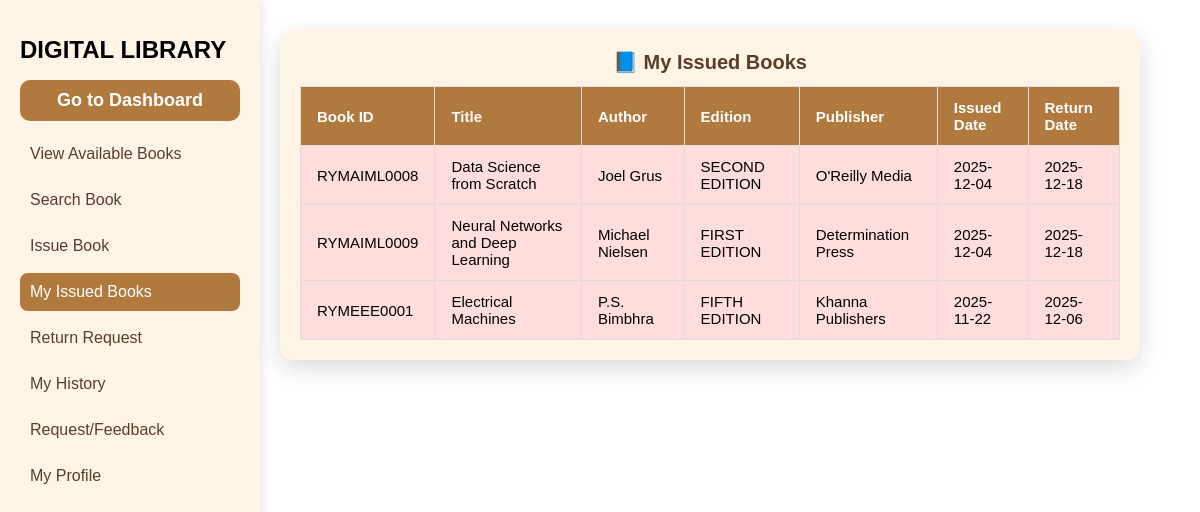
Screenshot of /dlib/users/my_books.php (signed in) with the database file from the repository.
### tables this page shows
CREATE TABLE `transactions` (
  `transaction_id` int(11) NOT NULL,
  `user_id` varchar(20) NOT NULL,
  `book_id` varchar(20) NOT NULL,
  `issue_date` date NOT NULL,
  `return_date` date DEFAULT NULL,
  `status` enum('issued','returned','overdue','lost') DEFAULT 'issued',
  `issued_by` enum('admin','user') NOT NULL DEFAULT 'user'
);

CREATE TABLE `books` (
  `book_id` varchar(20) NOT NULL,
  `title` varchar(200) NOT NULL,
  `author` varchar(150) DEFAULT NULL,
  `edition` varchar(50) DEFAULT NULL,
  `publisher` varchar(150) DEFAULT NULL,
  `published_date` date DEFAULT NULL,
  `branch` enum('CSE','AIML','ECE','EEE','ME','CIVIL','OTHER') NOT NULL,
  `total_copies` int(11) NOT NULL DEFAULT 1,
  `available_copies` int(11) NOT NULL DEFAULT 1
);

### dlib/users/my_books.php (the view, shortened to what this page needs)
<?php
include "../db_connect.php";
$user_id = $_SESSION['user_id'];
$sql = "SELECT
            t.transaction_id,
            t.book_id,
            b.title,
            b.author,
            b.edition,
            b.publisher,
            t.issue_date,
            t.return_date,
            t.issued_by
        FROM transactions t
        JOIN books b ON t.book_id = b.book_id
        WHERE t.user_id = '$user_id' AND t.status = 'issued'
        ORDER BY t.transaction_id DESC";
$result = $conn->query($sql);
?>
<!DOCTYPE html>
<html lang="en">
<head>
  <link rel="stylesheet" href="../css/05style.css">
</head>
<body>
<div class="main-layout">
  <div class="sidebar">
    <h1 style="font-size: 24px;">DIGITAL LIBRARY</h1>
    <button class="dashboard-btn" onclick="window.location.href='dashboard.php'">Go to Dashboard</button>
    <div class="sidebar-menu">
      <a href="view_book.php" class="menu-item">View Available Books</a>
      <a href="search_book.php" class="menu-item">Search Book</a>
      <a href="issue_request.php" class="menu-item">Issue Book</a>
      <a href="my_books.php" class="menu-item active">My Issued Books</a>
      <a href="return_request.php" class="menu-item">Return Request</a>
       <a href="history.php" class="menu-item">My History</a>
      <a href="feedback.php" class="menu-item">Request/Feedback</a>
      <a href="profile.php" class="menu-item">My Profile</a>
    </div>
  </div>
  <div class="content">
    <div class="table-container">
      <h2>📘 My Issued Books</h2>
      <table>
        <thead>
          <tr>
            <th>Book ID</th>
            <th>Title</th>
            <th>Author</th>
            <th>Edition</th>
            <th>Publisher</th>
            <th>Issued Date</th>
            <th>Return Date</th>
          </tr>
        </thead>
        <tbody>
        <?php if ($result->num_rows > 0): ?>
          <?php while($row = $result->fetch_assoc()): ?>
            <?php
              $today = date('Y-m-d');
              $is_overdue = ($row['return_date'] < $today);
            ?>
            <tr style="<?= $is_overdue ? 'background:#ffdddd;' : '' ?>">
              <td><?= $row['book_id'] ?></td>
              <td><?= htmlspecialchars($row['title']) ?></td>
              <td><?= htmlspecialchars($row['author']) ?></td>
              <td><?= htmlspecialchars($row['edition']) ?></td>
              <td><?= htmlspecialchars($row['publisher']) ?></td>
              <td><?= $row['issue_date'] ?></td>
              <td><?= $row['return_date'] ?></td>
            </tr>
          <?php endwhile; ?>
        <?php else: ?>
          <tr><td colspan="9" style="text-align:center;">You have not issued any books.</td></tr>
        <?php endif; ?>
        </tbody>
      </table>
    </div>
  </div>
</div>
</body>
</html>

### rows the page displays
transactions: book "RYMAIML0008", book.title "Data Science from Scratch", book.author "Joel Grus", book.edition "SECOND EDITION", book.publisher "O'Reilly Media", issue_date "2025-12-04", return_date "2025-12-18"
transactions: book "RYMAIML0009", book.title "Neural Networks and Deep Learning", book.author "Michael Nielsen", book.edition "FIRST EDITION", book.publisher "Determination Press", issue_date "2025-12-04", return_date "2025-12-18"
transactions: book "RYMEEE0001", book.title "Electrical Machines", book.author "P.S. Bimbhra", book.edition "FIFTH EDITION", book.publisher "Khanna Publishers", issue_date "2025-11-22", return_date "2025-12-06"
